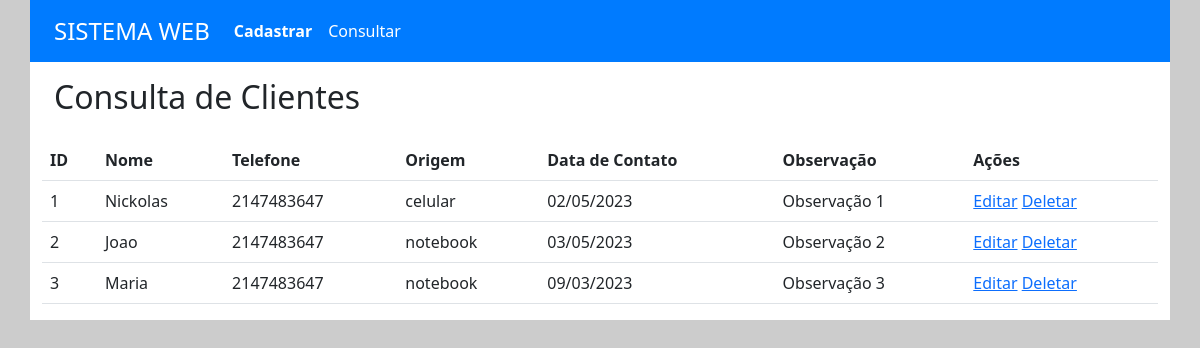
/consulta.php, run on the app's committed database.
### tables this page shows
CREATE TABLE `clientes` (
  `id` int(3) NOT NULL,
  `nome` varchar(100) NOT NULL,
  `telefone` int(12) NOT NULL,
  `origem` enum('celular','computador','notebook') NOT NULL,
  `dataContato` date NOT NULL,
  `obser` varchar(200) NOT NULL
);

### consulta.php (the view, shortened to what this page needs)
<!DOCTYPE html>
<html lang="pt-br">
<head>
    <link href="https://cdn.jsdelivr.net/npm/bootstrap@5.3.0-alpha1/dist/css/bootstrap.min.css" rel="stylesheet">
    <link rel="stylesheet" href="assets/css/style.css">
</head>
<body>
    <div class="container">
        <div class="row">
            <div class="col cabecalho">
                <nav class="navbar navbar-expand-lg">
                    <div class="container-fluid">
                        <a class="navbar-brand cabecalho__titulo" href="index.php">SISTEMA WEB</a>
                        <div class="collapse navbar-collapse" id="navbarNav">
                            <ul class="navbar-nav">
                                <li class="nav-item">
                                    <a class="nav-link ativo" aria-current="page" href="index.php">Cadastrar</a>
                                </li>
                                <li class="nav-item">
                                    <a class="nav-link cabecalho__menu" href="consulta.php">Consultar</a>
                                </li>
                            </ul>
                        </div>
                    </div>
                </nav>
            </div>
        </div>
        <div class="row">
            <div class="col descricao">
                <h2 class="descricao__titulo">Consulta de Clientes</h2>
            </div>
        </div>
        <div class="row">
            <div class="col">
                <table class="table">
                    <thead>
                        <tr>
                            <th scope="col">ID</th>
                            <th scope="col">Nome</th>
                            <th scope="col">Telefone</th>
                            <th scope="col">Origem</th>
                            <th scope="col">Data de Contato</th>
                            <th scope="col">Observação</th>
                            <th scope="col">Ações</th>
                        </tr>
                    </thead>
                    <tbody>
                        <?php
                        try {
                            $pdo = new PDO('mysql:host=' . MYSQL_HOST . ';dbname=' . MYSQL_DB_NAME, MYSQL_USER, MYSQL_PASSWORD);
                        } catch (PDOException $ex) {
                            echo "Erro ao tentar fazer a conexão com MYSQL: " . $ex->getMessage();
                        }
                        $sql = "SELECT * FROM `clientes`";
                        $result = $pdo->query($sql);
                        $registros = $result->fetchAll();
                        for ($i = 0; $i < count($registros); $i++) {
                            $data = date_create($registros[$i]['dataContato']);
                            $data = date_format($data , 'd/m/Y');
                            echo "<tr>";
                                echo "<td>" . $registros[$i]['id'] . "</td>";
                                echo "<td>" . $registros[$i]['nome'] . "</td>";
                                echo "<td>" . $registros[$i]['telefone'] . "</td>";
                                echo "<td>" . $registros[$i]['origem'] . "</td>";
                                echo "<td>" . $data . "</td>";
                                echo "<td>" . $registros[$i]['obser'] . "</td>";
                                echo "<td>
                                    <a href='editarPage.php?id=" . $registros[$i]['id'] . "'>Editar</a>
                                    <a href='deletar.php?id=" . $registros[$i]['id'] . "'>Deletar</a>
                                </td>";
                            echo "</tr>";
                        }
                        ?>
                    </tbody>
                </table>
            </div>
        </div>
    </div>
</body>
</html>

### assets/css/style.css (style rules this page uses)
:root { --fundo: #cccccc; --azul: #007bff; }
body { background-color: var(--fundo); }
div.container { background-color: #fff; }
div.cabecalho { background-color: var(--azul); }
.cabecalho__titulo { font-size: 1.5rem; color: #fff; }
.cabecalho__menu { color: #fff; }
.ativo { font-weight: 600; color: #fff; }
.descricao, .formulario { padding: 1rem 1.5rem; }

### data on the page
clientes: id "1", nome "Nickolas", telefone "2147483647", origem "celular", dataContato "02/05/2023", obser "Observação 1"
clientes: id "2", nome "Joao", telefone "2147483647", origem "notebook", dataContato "03/05/2023", obser "Observação 2"
clientes: id "3", nome "Maria", telefone "2147483647", origem "notebook", dataContato "09/03/2023", obser "Observação 3"
